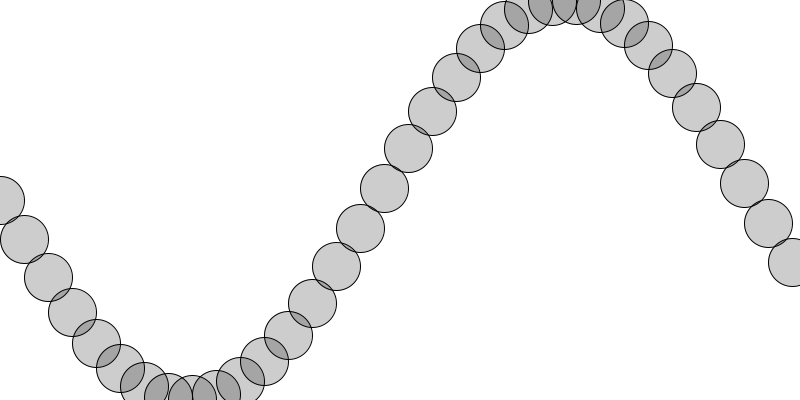
Frame 1 (no input)
Frame 60 (the mouse pressed at the canvas centre just before this capture): identical to frame 1, image omitted
Frame 120 (the mouse held since frame 60 and released just before this capture): identical to frame 1, image omitted

The Processing sketch that drew this single still picture (run headless with seeded random() and noise(); from frame 60 on, the mouse is pressed at the canvas centre):

// Processing sketch: sketch_150308d
// ── sketch_150308d.pde
float startAngle = 0;
float angleVel = 0.2;

void setup() {
  size(800,400);
}

void draw() {
  background(255);
  
  float angle = startAngle;
  
  for(int x = 0; x <= width; x += 24) {
    float y = map(sin(angle), -1, 1, 0, height);
    stroke(0);
    fill(0,50);
    ellipse(x,y,48,48);
    angle += angleVel;
  }
}
